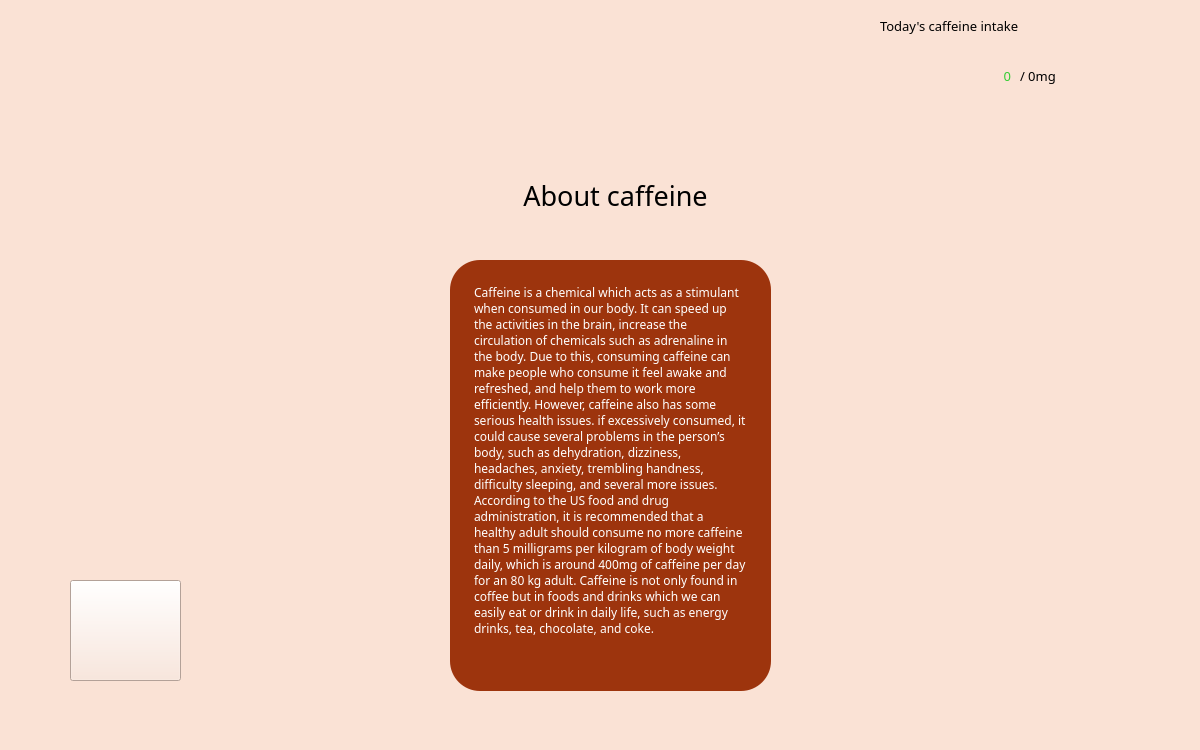
<?xml version="1.0" encoding="UTF-8"?>
<ui version="4.0">
 <class>MainWindow</class>
 <widget class="QMainWindow" name="MainWindow">
  <property name="geometry">
   <rect>
    <x>0</x>
    <y>0</y>
    <width>1200</width>
    <height>750</height>
   </rect>
  </property>
  <property name="windowTitle">
   <string>MainWindow</string>
  </property>
  <property name="styleSheet">
   <string notr="true">background-color: rgb(250, 226, 213);</string>
  </property>
  <widget class="QWidget" name="centralwidget">
   <widget class="QLabel" name="label">
    <property name="geometry">
     <rect>
      <x>10</x>
      <y>0</y>
      <width>331</width>
      <height>131</height>
     </rect>
    </property>
    <property name="styleSheet">
     <string notr="true">border-image: url(:/images/logo.png);</string>
    </property>
    <property name="text">
     <string/>
    </property>
   </widget>
   <widget class="QLabel" name="label_2">
    <property name="geometry">
     <rect>
      <x>420</x>
      <y>150</y>
      <width>391</width>
      <height>91</height>
     </rect>
    </property>
    <property name="font">
     <font>
      <family>더잠실 4 Medium</family>
      <pointsize>20</pointsize>
     </font>
    </property>
    <property name="text">
     <string>About caffeine</string>
    </property>
    <property name="alignment">
     <set>Qt::AlignCenter</set>
    </property>
   </widget>
   <widget class="QLabel" name="label_3">
    <property name="geometry">
     <rect>
      <x>880</x>
      <y>10</y>
      <width>301</width>
      <height>31</height>
     </rect>
    </property>
    <property name="font">
     <font>
      <family>더잠실 3 Regular</family>
      <pointsize>10</pointsize>
     </font>
    </property>
    <property name="text">
     <string>Today's caffeine intake</string>
    </property>
   </widget>
   <widget class="QLabel" name="label_today">
    <property name="geometry">
     <rect>
      <x>890</x>
      <y>60</y>
      <width>121</width>
      <height>31</height>
     </rect>
    </property>
    <property name="font">
     <font>
      <family>더잠실 4 Medium</family>
      <pointsize>10</pointsize>
     </font>
    </property>
    <property name="styleSheet">
     <string notr="true">color:limegreen;</string>
    </property>
    <property name="text">
     <string>0</string>
    </property>
    <property name="alignment">
     <set>Qt::AlignRight|Qt::AlignTrailing|Qt::AlignVCenter</set>
    </property>
   </widget>
   <widget class="QLabel" name="label_total">
    <property name="geometry">
     <rect>
      <x>1020</x>
      <y>60</y>
      <width>111</width>
      <height>31</height>
     </rect>
    </property>
    <property name="font">
     <font>
      <family>더잠실 3 Regular</family>
      <pointsize>10</pointsize>
     </font>
    </property>
    <property name="text">
     <string>/ 0mg</string>
    </property>
   </widget>
   <widget class="QPushButton" name="button_back">
    <property name="geometry">
     <rect>
      <x>70</x>
      <y>580</y>
      <width>111</width>
      <height>101</height>
     </rect>
    </property>
    <property name="styleSheet">
     <string notr="true">border-image: url(:/images/arrow.png);</string>
    </property>
    <property name="text">
     <string/>
    </property>
   </widget>
   <widget class="QLabel" name="label_6">
    <property name="geometry">
     <rect>
      <x>450</x>
      <y>260</y>
      <width>321</width>
      <height>431</height>
     </rect>
    </property>
    <property name="styleSheet">
     <string notr="true">border-radius: 30px;
background-color: rgb(157,52,13);
color:rgb(255,255,255);</string>
    </property>
    <property name="text">
     <string/>
    </property>
   </widget>
   <widget class="QTextBrowser" name="textBrowser">
    <property name="geometry">
     <rect>
      <x>470</x>
      <y>280</y>
      <width>281</width>
      <height>391</height>
     </rect>
    </property>
    <property name="font">
     <font>
      <family>더잠실 2 Light</family>
      <pointsize>10</pointsize>
     </font>
    </property>
    <property name="styleSheet">
     <string notr="true">background-color: rgb(157,52,13);
color: rgb(249, 249, 249);
border: none;</string>
    </property>
    <property name="html">
     <string>&lt;!DOCTYPE HTML PUBLIC &quot;-//W3C//DTD HTML 4.0//EN&quot; &quot;http://www.w3.org/TR/REC-html40/strict.dtd&quot;&gt;
&lt;html&gt;&lt;head&gt;&lt;meta name=&quot;qrichtext&quot; content=&quot;1&quot; /&gt;&lt;style type=&quot;text/css&quot;&gt;
p, li { white-space: pre-wrap; }
&lt;/style&gt;&lt;/head&gt;&lt;body style=&quot; font-family:'더잠실 2 Light'; font-size:10pt; font-weight:400; font-style:normal;&quot;&gt;
&lt;p style=&quot; margin-top:0px; margin-bottom:0px; margin-left:0px; margin-right:0px; -qt-block-indent:0; text-indent:0px;&quot;&gt;&lt;a name=&quot;docs-internal-guid-51f89b60-7fff-fa3a-8994-42704d2b33ca&quot;&gt;&lt;/a&gt;&lt;span style=&quot; font-family:'Arial,sans-serif'; font-size:9pt; color:#ffffff; background-color:transparent;&quot;&gt;C&lt;/span&gt;&lt;span style=&quot; font-family:'Arial,sans-serif'; font-size:9pt; color:#ffffff; background-color:transparent;&quot;&gt;affeine is a chemical which acts as a stimulant when consumed in our body. It can speed up the activities in the brain, increase the circulation of chemicals such as adrenaline in the body. Due to this, consuming caffeine can make people who consume it feel awake and refreshed, and help them to work more efficiently. However, caffeine also has some serious health issues. if excessively consumed, it could cause several problems in the person’s body, such as dehydration, dizziness, headaches, anxiety, trembling handness, difficulty sleeping, and several more issues. According to the US food and drug administration, it is recommended that a healthy adult should consume no more caffeine than 5 milligrams per kilogram of body weight daily, which is around 400mg of caffeine per day for an 80 kg adult. Caffeine is not only found in coffee but in foods and drinks which we can easily eat or drink in daily life, such as energy drinks, tea, chocolate, and coke.&lt;/span&gt;&lt;/p&gt;&lt;/body&gt;&lt;/html&gt;</string>
    </property>
   </widget>
  </widget>
  <widget class="QMenuBar" name="menubar">
   <property name="geometry">
    <rect>
     <x>0</x>
     <y>0</y>
     <width>1200</width>
     <height>38</height>
    </rect>
   </property>
  </widget>
  <widget class="QStatusBar" name="statusbar"/>
 </widget>
 <resources>
  <include location="Resource_1.qrc"/>
 </resources>
 <connections/>
</ui>
